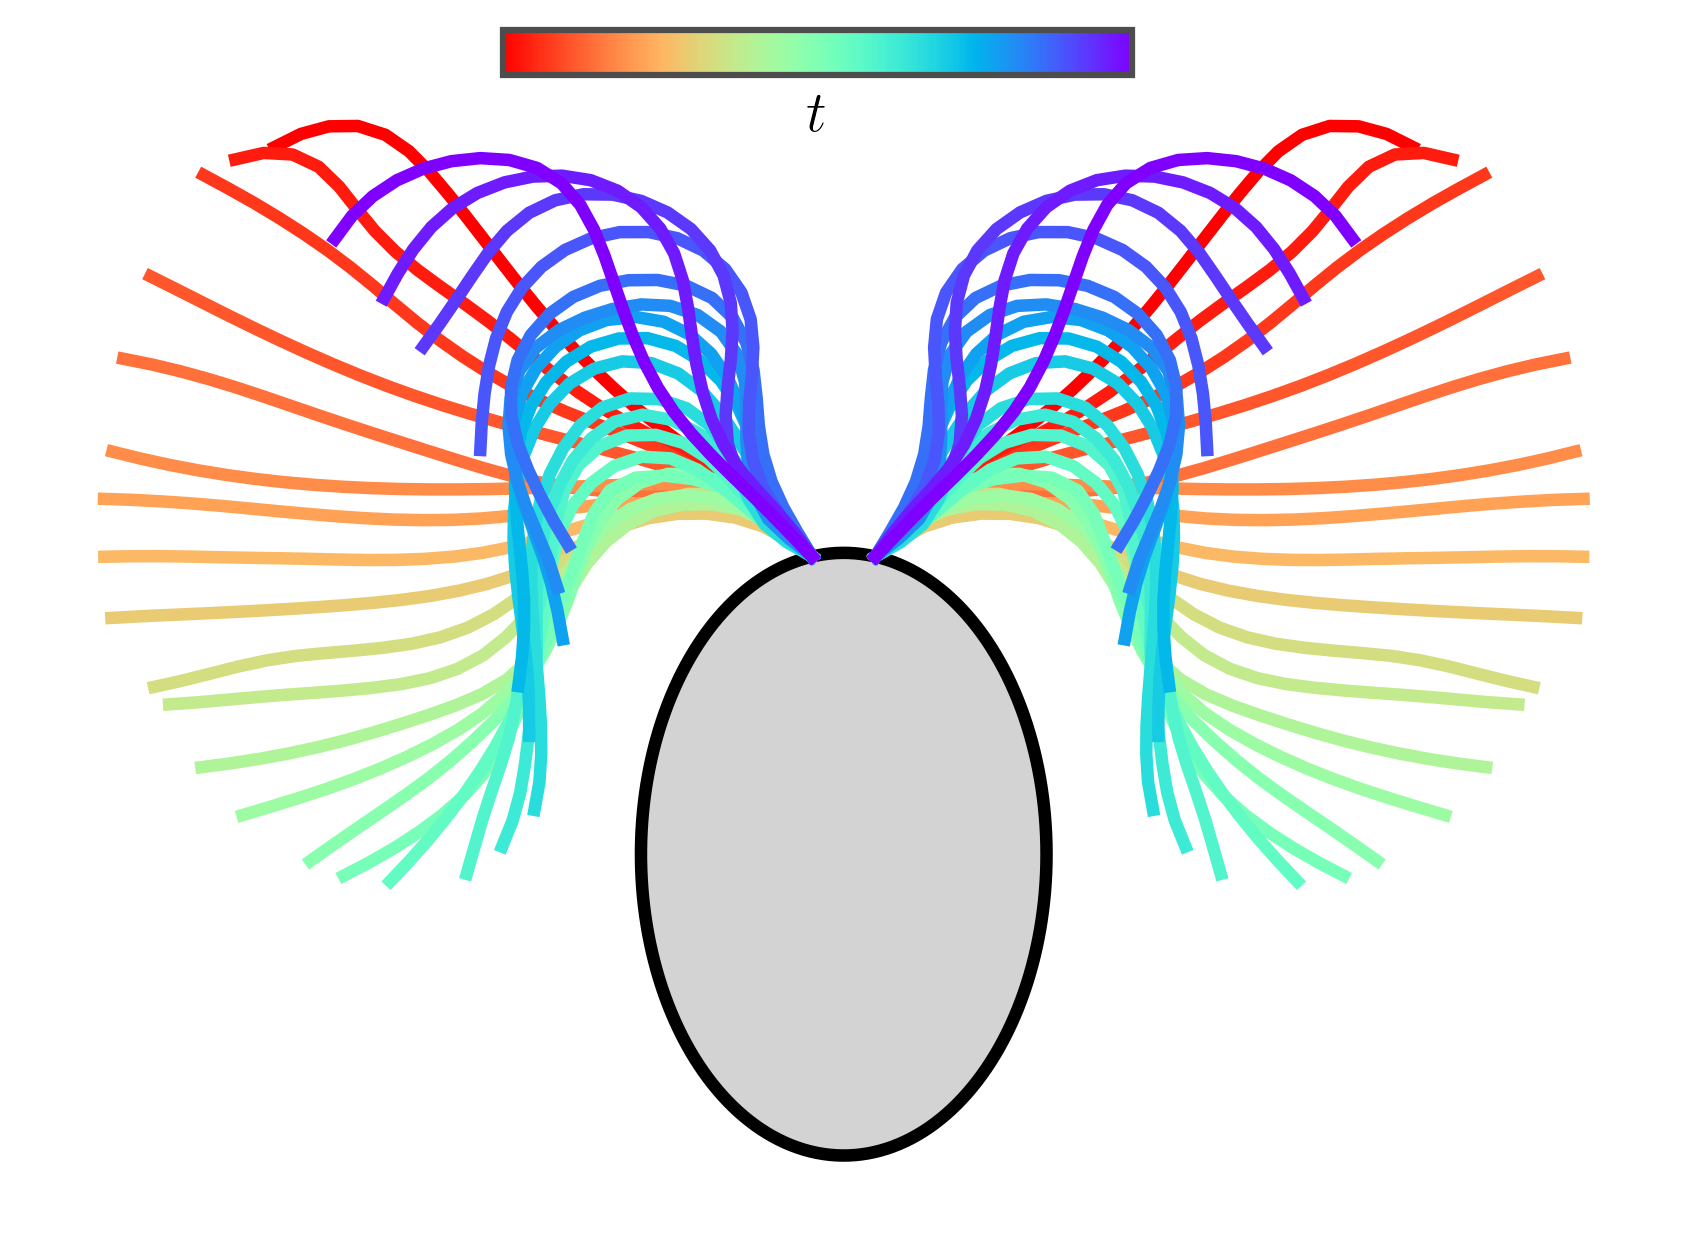

Write the Python code that produced this figure.
"""
This script plots an elliptical cell body with attached flagella beating over time
Input files: Fig1a.csv
Output: Fig1a.png
"""

import os
import numpy as np
import matplotlib.pyplot as plt
from matplotlib.patches import Arc
import pandas as pd

plt.rcParams.update({
    "text.usetex": True,
    "font.family": 'serif',
    "xtick.direction": 'in',
    "ytick.direction": 'in',
    "lines.linewidth": 2.5,
    "axes.linewidth": 1.5
})
plt.rcParams['text.latex.preamble'] = r'\usepackage{amsmath}'

def load_data(file_path, t):
    """Load x,y flagella coordinates at time step t from CSV."""
    df = pd.read_csv(file_path)
    df_t = df[df["time"] == t]
    if df_t.empty:
        raise ValueError(f"No data found at time {t}")
    x = df_t.iloc[:, 2].values
    y = df_t.iloc[:, 3].values
    return x, y

def draw_cell_body(ax, a, b, y_offset):
    """Draw elliptical cell body."""
    theta = np.linspace(0, 2*np.pi, 200)
    ax.fill(a*np.cos(theta), b*np.sin(theta) + y_offset, 'lightgray',
            edgecolor='black', linewidth=3)

def draw_flagella(ax, file_path, time_steps):
    """Draw flagella trajectories for all time steps."""
    colors = plt.cm.rainbow(np.linspace(1, 0, len(time_steps)))
    for t, color in zip(time_steps, colors):
        x, y = load_data(file_path, t)
        rx = a * np.cos(phi)
        ry = b * np.sin(phi) + y_offset
        lx = -a * np.cos(phi)
        ly = b * np.sin(phi) + y_offset
        ax.plot(x + rx, y + ry, color=color, linewidth=3)
        ax.plot(-x + lx, y + ly, color=color, linewidth=3)

def add_colorbar(fig, time_steps):
    """Add time colorbar to the figure."""
    cbar_ax = fig.add_axes([0.35, 0.88, 0.3, 0.03])
    norm = plt.Normalize(min(time_steps), max(time_steps))
    sm = plt.cm.ScalarMappable(cmap='rainbow_r', norm=norm)
    sm.set_array([])
    cbar = fig.colorbar(sm, cax=cbar_ax, orientation='horizontal')
    cbar.set_ticks([])
    cbar.set_label(r"$t$", fontsize=14)

def plot_cell_with_flagella(file_path, output_name, a, b, phi, y_offset, num_time_steps):
    """Main plotting routine for cell body and flagella."""
    fig, ax = plt.subplots(figsize=(7, 5))
    ax.set_axis_off()
    draw_cell_body(ax, a, b, y_offset)
    time_steps = range(num_time_steps)
    draw_flagella(ax, file_path, time_steps)
    add_colorbar(fig, time_steps)
    plt.savefig(output_name, dpi=300, bbox_inches='tight')
    plt.show()

if __name__ == '__main__':
    # Get script directory to ensure correct save path
    current_dir = os.path.dirname(os.path.abspath(__file__))

    # Data and output paths
    csv_file = os.path.join(current_dir, "Fig1a.csv")
    output_name = os.path.join(current_dir, "Fig1a.png")
    
    # Geometric parameters (dimensionless)
    adim = 3.89
    bdim = 5.95
    ldim = 14
    a = adim / ldim
    b = bdim / ldim
    phi = 0.45 * np.pi
    y_offset = -0.17
    num_time_steps = 28

    plot_cell_with_flagella(csv_file, output_name, a, b, phi, y_offset, num_time_steps)
